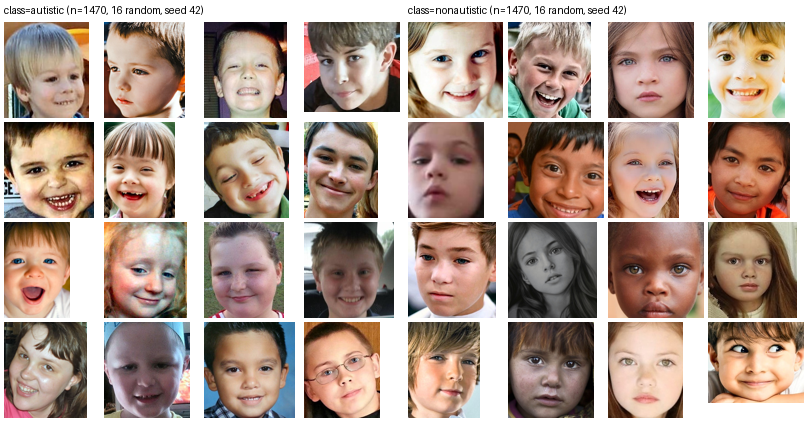
#> input picture data_registry/D02_facial_images_A_samples.png, 808 x 426 px
$ python -i image_stats.py   (imports and definitions only)   (older library calls are emulated)
#> lines starting #> are read from the running program, lines starting #| are printed output that depends on the picture
"""Simple NON-facial image statistics for the D02 dataset-artefact baseline (Stage 8 C2). Raw images are only read."""
import os

import cv2
import numpy as np
from PIL import Image

# libjpeg standard luminance quantisation table (ITU T.81 Annex K), quality 50
STD_LUMA = np.array([16, 11, 10, 16, 24, 40, 51, 61, 12, 12, 14, 19, 26, 58, 60, 55, 14, 13, 16, 24, 40, 57, 69, 56,
                     14, 17, 22, 29, 51, 87, 80, 62, 18, 22, 37, 56, 68, 109, 103, 77, 24, 35, 55, 64, 81, 104, 113, 92,
                     49, 64, 78, 87, 103, 121, 120, 101, 72, 92, 95, 98, 112, 100, 103, 99], dtype=float)
FEATURES = ["width", "height", "aspect_ratio", "file_size_kb", "jpeg_quality", "mean_r", "mean_g", "mean_b", "std_r",
            "std_g", "std_b", "brightness_mean", "brightness_std", "border_r", "border_g", "border_b", "sharpness_log_lapvar"]


def jpeg_quality(im):
    """IJG quality estimate from the luminance table (order-invariant: ratio of table sums); NaN if not a JPEG."""
    q = getattr(im, "quantization", None)
    if not q or 0 not in q:
        return float("nan")
    scale = 100.0 * float(np.sum(q[0])) / STD_LUMA.sum()
    qual = (200.0 - scale) / 2.0 if scale <= 100 else 5000.0 / scale
    return float(np.clip(qual, 1, 100))


def image_features(path, border=0.10):
#> called with border = 0.1
    with Image.open(path) as im:
#> im is the input picture: PIL image 808x426 RGB; mean R, G, B 177.6, 156.9, 145.6
        jq = jpeg_quality(im)
#> jq = nan
        rgb = np.asarray(im.convert("RGB"), dtype=np.float32)
    h, w = rgb.shape[:2]
#> h = 426; w = 808
    gray = cv2.cvtColor(rgb.astype(np.uint8), cv2.COLOR_RGB2GRAY)
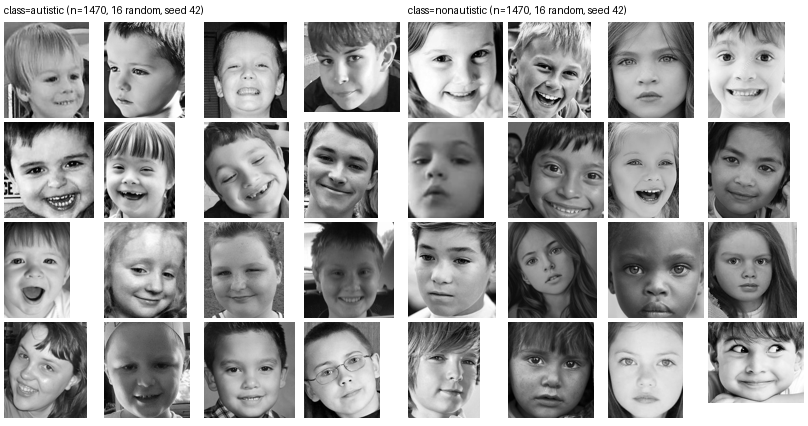
#> gray: shape (426, 808); min 0, max 255, mean 161.8
    bh, bw = max(1, int(round(h * border))), max(1, int(round(w * border)))
#> bh = 43; bw = 81
    mask = np.zeros((h, w), bool)
    mask[:bh], mask[-bh:], mask[:, :bw], mask[:, -bw:] = True, True, True, True
    bord = rgb[mask].mean(axis=0)
#> bord = [190, 170.3, 157.2]
    lap = cv2.Laplacian(gray, cv2.CV_64F).var()
#> lap = 3528.5
    return {"width": w, "height": h, "aspect_ratio": w / h, "file_size_kb": os.path.getsize(path) / 1024.0,
            "jpeg_quality": jq, "mean_r": float(rgb[..., 0].mean()), "mean_g": float(rgb[..., 1].mean()),
            "mean_b": float(rgb[..., 2].mean()), "std_r": float(rgb[..., 0].std()), "std_g": float(rgb[..., 1].std()),
            "std_b": float(rgb[..., 2].std()), "brightness_mean": float(gray.mean()), "brightness_std": float(gray.std()),
            "border_r": float(bord[0]), "border_g": float(bord[1]), "border_b": float(bord[2]),
            "sharpness_log_lapvar": float(np.log1p(lap))}

>>> result = image_features('../../../../../data_registry/D02_facial_images_A_samples.png')
#> result = 17 items

$ run again, on data_registry/D03_facial_images_B_samples.png
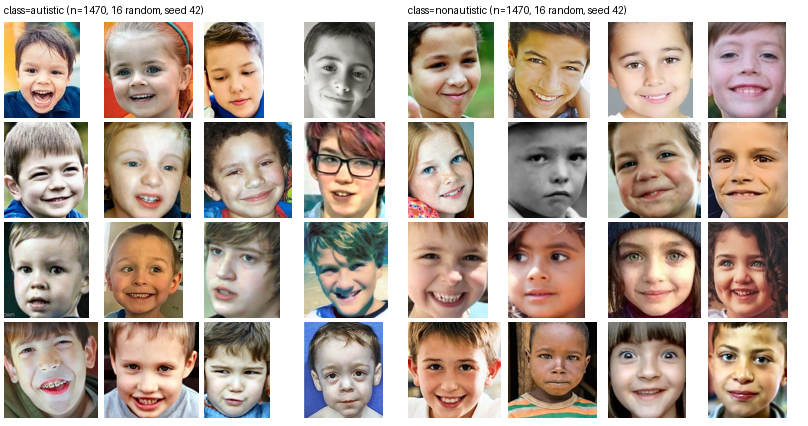
#> input picture data_registry/D03_facial_images_B_samples.png, 808 x 426 px
#> in image_features, im is the input picture: PIL image 808x426 RGB; mean R, G, B 183.4, 166.9, 155.6
#> jq = nan
#> in image_features, `gray = cv2.cvtColor(rgb.astype(np.uint8), cv2.COLOR_RGB2GRAY)`:
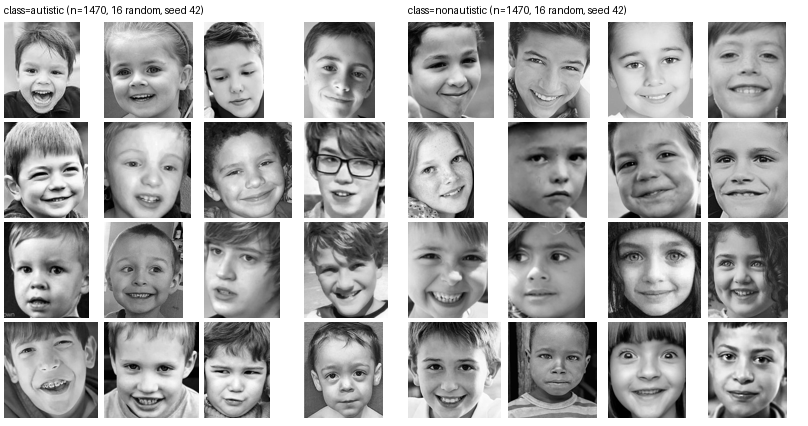
#> gray: shape (426, 808); min 0, max 255, mean 170.5
#> bord = [188.9, 175.7, 167.8]
#> lap = 3374.9
#> result = 17 items
